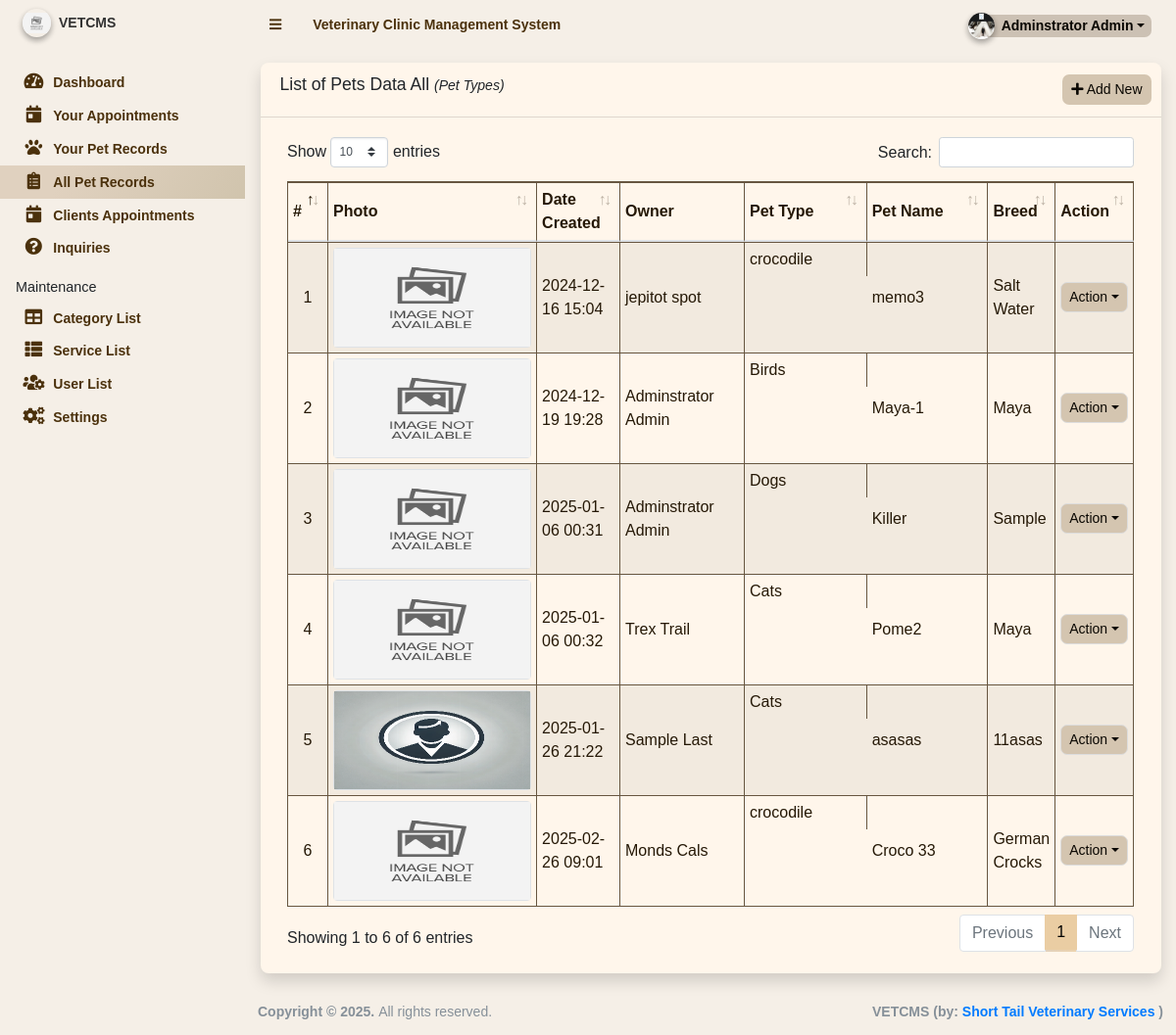
The app's page /admin/?page=pet_records/pet_all (signed in) with its own data.
### tables this page shows
CREATE TABLE `pet_records` (
  `pet_id` int(11) NOT NULL,
  `owner_id` int(11) NOT NULL,
  `category_id` int(11) NOT NULL,
  `breed` text NOT NULL,
  `age` varchar(50) NOT NULL,
  `status` tinyint(4) NOT NULL DEFAULT 0,
  `date_created` datetime NOT NULL DEFAULT current_timestamp(),
  `date_updated` datetime DEFAULT NULL ON UPDATE current_timestamp(),
  `delete_flag` int(11) NOT NULL,
  `pet_name` varchar(200) NOT NULL,
  `image_path` text DEFAULT NULL
);

CREATE TABLE `users` (
  `id` int(11) NOT NULL,
  `firstname` varchar(250) NOT NULL,
  `address` text DEFAULT NULL,
  `lastname` varchar(250) NOT NULL,
  `username` text NOT NULL,
  `password` text NOT NULL,
  `avatar` text DEFAULT NULL,
  `last_login` datetime DEFAULT NULL,
  `type` tinyint(1) NOT NULL DEFAULT 0,
  `status` int(11) NOT NULL DEFAULT 1 COMMENT '0=not verified, 1 = verified',
  `date_added` datetime NOT NULL DEFAULT current_timestamp(),
  `date_updated` datetime DEFAULT NULL ON UPDATE current_timestamp(),
  `contact` varchar(20) NOT NULL
);

CREATE TABLE `category_list` (
  `id` int(11) NOT NULL,
  `name` text NOT NULL,
  `delete_flag` tinyint(1) NOT NULL DEFAULT 0 COMMENT '0 = Active, 1 = Delete',
  `date_created` datetime NOT NULL DEFAULT current_timestamp(),
  `date_updated` datetime DEFAULT NULL
);

### config.php (called while the page is built, shortened)
<?php
function validate_image($file){
	if(!empty($file)){
        $ex = explode('?',$file);
        $file = $ex[0];
        $param =  isset($ex[1]) ? '?'.$ex[1]  : '';
		if(is_file(base_app.$file)){
			return base_url.$file.$param;
		}else{
			return base_url.'dist/img/no-image-available.png';
		}
	}else{
		return base_url.'dist/img/no-image-available.png';
	}
}
?>

### admin/pet_records/pet_all.php (the view, shortened to what this page needs)
<div class="card card-outline  rounded-0 shadow">
	<div class="card-header">
		<h3 class="card-title">List of Pets Data All <small><em>(Pet Types)</em></small></h3>
		<div class="card-tools">
			<a href="javascript:void(0)" id="create_new" class="btn btn-flat btn-sm"><span class="fas fa-plus"></span>  Add New</a>
		</div>
	</div>
	<div class="card-body">
		<div class="container-fluid">
        <div class="table-responsive">
			<table class="table table-sm table-hover table-striped table-bordered">
				<colgroup>
					<col width="5%">
					<col width="20%">
					<col width="10%">
                    <col width="15%">
					<col width="15%">
					<col width="15%">
				</colgroup>
				<thead>
					<tr>
						<th>#</th>
						<th>Photo</th>
						<th>Date Created</th>
                        <th>Owner</th>
						<th>Pet Type</th>
						<th>Pet Name</th>
						<th>Breed</th>
						<th>Action</th>
					</tr>
				</thead>
				<tbody>
					<?php
						$i = 1;
						$qry = $conn->query("SELECT pet_records.pet_id,pet_records.pet_name,pet_records.image_path, pet_records.date_created, category_list.name, pet_records.breed, pet_records.age, users.firstname, users.lastname  from `pet_records` INNER JOIN `category_list` ON pet_records.category_id = category_list.id INNER JOIN users ON pet_records.owner_id = users.id    where pet_records.delete_flag = 0  order by pet_records.date_created asc ");
						while($row = $qry->fetch_assoc()):
					?>
						<tr>
							<td class="text-center"><?php echo $i++; ?></td>
							<td class="px-2 py-1 text-center">
								<div class="border rounded">
									<img src="<?= validate_image($row['image_path']) ?>" alt="<?= $row['name'] ?>" style="width:200px;height:100px;">
								</div>
							</td>
							<td class=""><?php echo date("Y-m-d H:i",strtotime($row['date_created'])) ?></td>
                            <td class=""><?php echo $row['firstname'].' '.$row['lastname']  ?></td>
							<td class="truncate-1"><?php echo $row['name'] ?></td>
							<td class=""><?php echo $row['pet_name'] ?></td>
							<td><?php echo $row['breed'] ?></td>
							<td align="center">
								 <button type="button" class="btn btn-flat btn-default btn-sm dropdown-toggle dropdown-icon" data-toggle="dropdown">
				                  		Action
				                  </button>
							</td>
						</tr>
					<?php endwhile; ?>
				</tbody>
			</table>
		</div>
		</div>
	</div>
</div>

### admin/pet_records/pet_all.php (style rules this page uses)
.btn { background-color:rgb(212, 197, 176)!important; border-radius:0.5em!important; color:rgb(10, 7, 2) !important; }
.card { background-color:rgb(255, 246, 235)!important; box-shadow: 6px 7px 28px -11px rgba(0,0,0,1); -webkit-box-shadow: 6px 7px 28px -11px rgba(0,0,0,1); -moz-box-shadow: 6px 7px 28px -11px rgba(0,0,0,1); border-radius:0.5em!important; }
.table { border: 1px solid #675640; border-collapse: collapse; color:rgb(37, 24, 6) !important; }
.table th, .table td { border: 1px solid #675640; }
body { font-family: "Abel", sans-serif; font-weight: 400; font-style: normal; }
.table-responsive { overflow-x: auto; -webkit-overflow-scrolling: touch; }
.table { width: 100%; margin-bottom: 1rem; border: 1px solid #675640; border-collapse: collapse; color: rgb(37, 24, 6) !important; }
.table th, .table td { border: 1px solid #675640; padding: 0.5rem; vertical-align: middle; }

### admin/inc/footer.php (style rules this page uses)
body { font-family: "Abel", sans-serif; font-weight: 400; font-style: normal; }

### records on screen
pet_records: date_created "2024-12-16 15:04", owner.firstname "jepitot", owner.lastname "spot", category.name "crocodile", pet_name "memo3", breed "Salt Water"
pet_records: date_created "2024-12-19 19:28", owner.firstname "Adminstrator", owner.lastname "Admin", category.name "Birds", pet_name "Maya-1", breed "Maya"
pet_records: date_created "2025-01-06 00:31", owner.firstname "Adminstrator", owner.lastname "Admin", category.name "Dogs", pet_name "Killer", breed "Sample"
pet_records: date_created "2025-01-06 00:32", owner.firstname "Trex", owner.lastname "Trail", category.name "Cats", pet_name "Pome2", breed "Maya"
pet_records: image_path (picture), date_created "2025-01-26 21:22", owner.firstname "Sample", owner.lastname "Last", category.name "Cats", pet_name "asasas", breed "11asas"
pet_records: date_created "2025-02-26 09:01", owner.firstname "Monds", owner.lastname "Cals", category.name "crocodile", pet_name "Croco 33", breed "German Crocks"

### other values on screen
$_settings->info('name') "Veterinary Clinic Management System"
$_settings->userdata('firstname').' '.$_settings->userdata('lastname') "Adminstrator Admin"
$_settings->info('short_name') "VETCMS"
